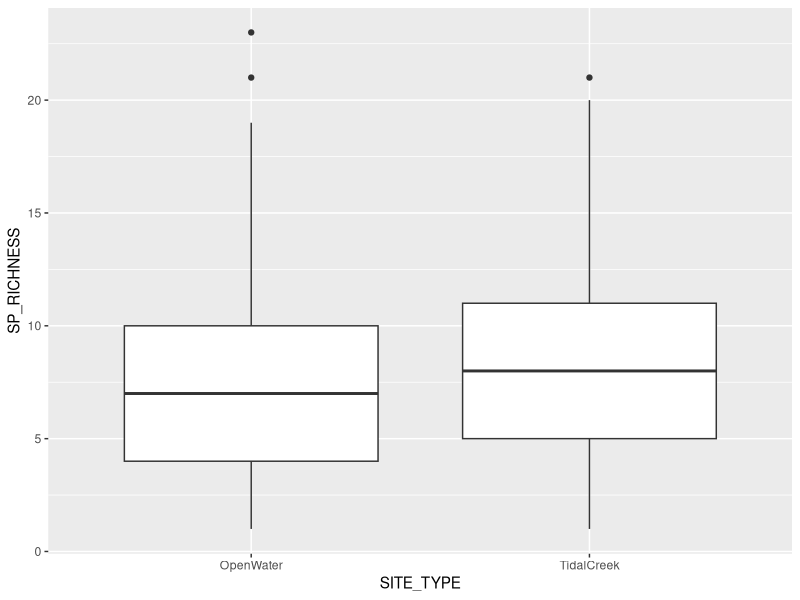

The R script that drew this image:
## ---- chunk 1
library(tidyr)
library(dplyr)
library(stringr)
library(ggplot2)
library(tidyverse)

## ---- chunk 2
#import trawl dataset

trawl <- read.csv("../data/trawl_data.csv")

#summarize data by station, counting number of unique species

trawl_summary <- trawl %>% group_by(STATION_ID) %>% summarize(n_distinct(SP_CODE))

#rename columns

names(trawl_summary) <- c("STATION_ID", "SP_RICHNESS")

openwater_trawl <- trawl_summary %>% filter(str_detect(STATION_ID, 'RO'))
tidalcreek_trawl <- trawl_summary %>% filter(str_detect(STATION_ID, 'RT'))

openwater_trawl$SITE_TYPE <- "OpenWater"
tidalcreek_trawl$SITE_TYPE <- "TidalCreek"

trawl_richness <- bind_rows(openwater_trawl, tidalcreek_trawl)

ggplot(data = trawl_richness, aes(x=SITE_TYPE, y=SP_RICHNESS)) + geom_boxplot()


trawl_richness$YEAR <- str_sub(string = trawl_richness$STATION_ID, start = 3, end = 4)
trawl_richness$YEAR <- paste('20', trawl_richness$YEAR, sep = "")

trawl_richness$YEAR <- str_replace(trawl_richness$YEAR, '2099', '1999')

trawl_richness

